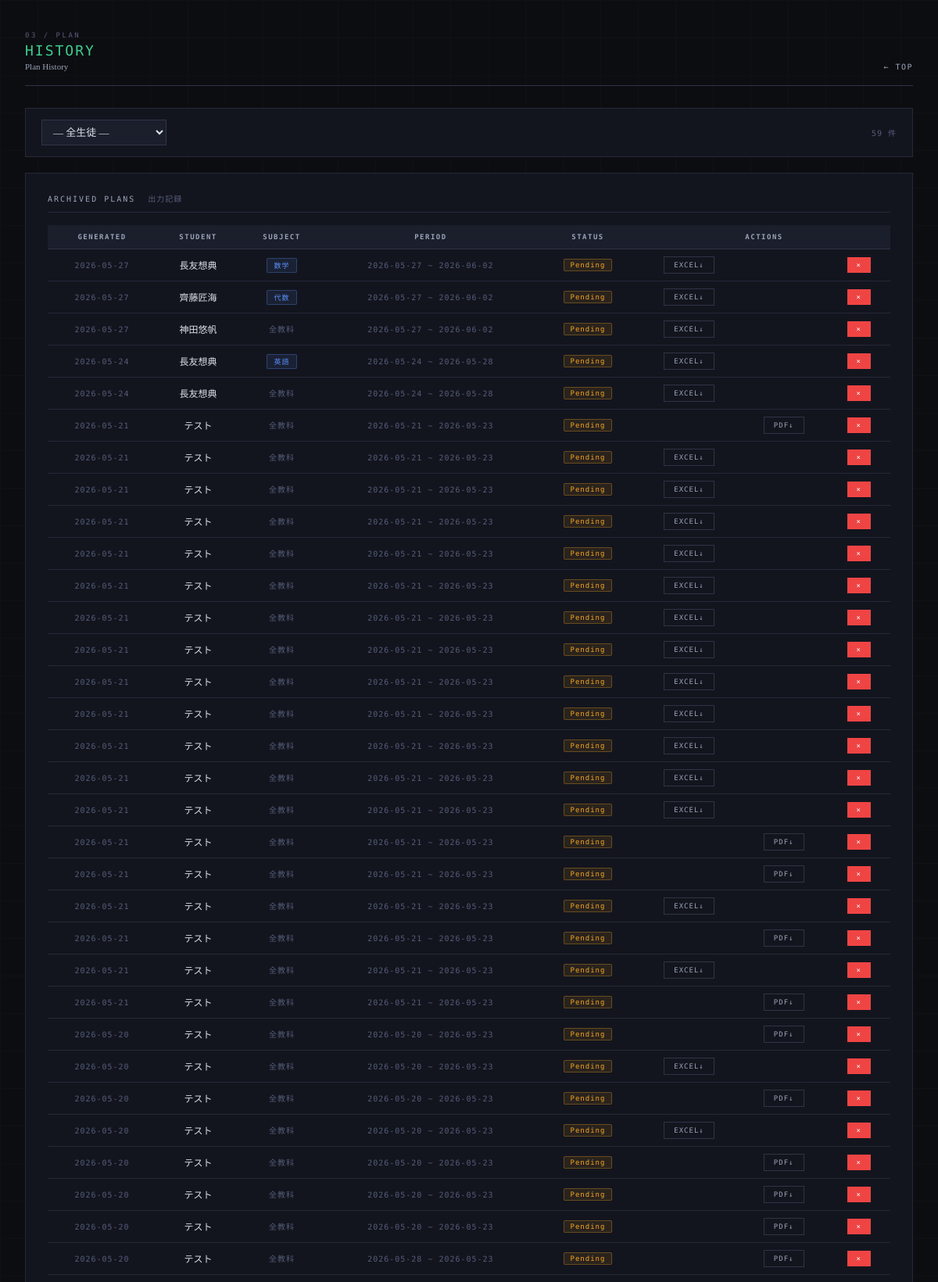
The app's page /history (upper part) with its own data.
### tables this page shows
CREATE TABLE plan_history (
        history_id INTEGER PRIMARY KEY AUTOINCREMENT,
        student_id TEXT NOT NULL,
        generated_date TEXT NOT NULL,
        start_date TEXT NOT NULL,
        end_date TEXT NOT NULL,
        excel_path TEXT NOT NULL, pdf_path TEXT DEFAULT '', subject TEXT DEFAULT '', confirmed INTEGER DEFAULT 0, plan_data TEXT DEFAULT '',
        FOREIGN KEY (student_id) REFERENCES students(student_id)
    );

CREATE TABLE students (
            student_id TEXT PRIMARY KEY,
            name TEXT NOT NULL,
            subjects TEXT NOT NULL
        , plan_mode TEXT DEFAULT 'all');

### app.py (the view)
@app.route("/history")
def history():
    student_id = request.args.get("student_id", "")
    conn = get_connection()
    c = conn.cursor()
    c.execute("SELECT * FROM students ORDER BY student_id")
    students = c.fetchall()
    conn.close()
    all_histories   = get_plan_histories(student_id)
    confirmed       = [h for h in all_histories if h["confirmed"] == 1]
    unconfirmed     = [h for h in all_histories if h["confirmed"] == 0]
    return render_template("history.html",
                           students=students,
                           confirmed=confirmed,
                           unconfirmed=unconfirmed,
                           selected_student=student_id)

### database.py (called while the page is built)
def get_connection():
    conn = sqlite3.connect(DB_PATH)
    conn.row_factory = sqlite3.Row
    return conn

def get_plan_histories(student_id=None, confirmed_only=False):
    conn = get_connection()
    c = conn.cursor()
    where = []
    params = []
    if student_id:
        where.append("ph.student_id=?")
        params.append(student_id)
    if confirmed_only:
        where.append("ph.confirmed=1")
    where_sql = ("WHERE " + " AND ".join(where)) if where else ""
    c.execute(f"""
        SELECT ph.*, s.name as student_name
        FROM plan_history ph
        JOIN students s ON ph.student_id = s.student_id
        {where_sql}
        ORDER BY ph.generated_date DESC, ph.history_id DESC
    """, params)
    rows = c.fetchall()
    conn.close()
    return rows

### templates/history.html (shortened to what this page needs)
<!DOCTYPE html>
<html lang="ja">
<head>
</head>
<body>
<div class="container">
  <div class="page-header fade-in">
    <div>
      <div class="page-label">03 / Plan</div>
      <div class="page-title">History</div>
      <div class="page-title-ja">Plan History</div>
    </div>
    <a class="page-header-back" href="/">TOP</a>
  </div>
  <div class="card fade-in" style="padding:14px 20px;">
    <form method="GET" style="display:flex;gap:12px;align-items:center;">
      <select name="student_id" onchange="this.form.submit()" style="width:160px;">
        <option value="">— 全生徒 —</option>
      </select>
      <span class="meta-text" style="margin-left:auto;">
        {{ unconfirmed|length + confirmed|length }} 件
      </span>
    </form>
  </div>
  <div class="card fade-in">
    <div class="card-title">Archived Plans
      <span class="meta-text" style="margin-left:8px;">出力記録</span>
    </div>
    {% if unconfirmed %}
    <table class="data-table">
      <thead>
        <tr>
          <th>Generated</th>
          <th>Student</th>
          <th>Subject</th>
          <th>Period</th>
          <th>Status</th>
          <th colspan="3">Actions</th>
        </tr>
      </thead>
      <tbody>
      {% for h in unconfirmed %}
      <tr>
        <td class="meta-text">{{ h.generated_date }}</td>
        <td style="font-family:'Noto Serif JP',serif;font-size:12px;">
          {{ h.student_name }}
        </td>
        <td>
          {% if h.subject %}
          <span class="badge badge-subject">{{ h.subject }}</span>
          {% else %}
          <span class="meta-text">全教科</span>
          {% endif %}
        </td>
        <td class="meta-text">{{ h.start_date }} ~ {{ h.end_date }}</td>
        <td>
          <span class="badge badge-pending">Pending</span>
        </td>
        <td>
          {% if h.excel_path %}
          <a href="/history/download/{{ h.history_id }}?type=excel"
             class="btn btn-ghost btn-sm">Excel↓</a>
          {% endif %}
        </td>
        <td>
          {% if h.pdf_path %}
          <a href="/history/download/{{ h.history_id }}?type=pdf"
             class="btn btn-ghost btn-sm">PDF↓</a>
          {% endif %}
        </td>
        <td>
          <button class="btn btn-danger btn-sm"
            onclick="confirmDelete({{ h.history_id }})">×</button>
        </td>
      </tr>
      {% endfor %}
      </tbody>
    </table>
    {% else %}
    <div class="empty-msg">No archived plans yet.</div>
    {% endif %}
  </div>
</div>
</body>
</html>

### templates/history.html (style rules this page uses)
:root { --bg:#0c0d11; --surface:#13151e; --surface2:#1b1e2b; --surface3:#222536; --border:#252838; --border-light:#2f3347; --text:#dde1ec; --text-muted:#9aa3b8; --text-dim:#555d7a; --blue:#5b8ff9; --green:#3ecf8e; --amber:#f5a623; --red:#ef4444; --blue-bg:rgba(91,143,249,0.10); --green-bg:rgba(62,207,142,0.10); --amber-bg:rgba(245,166,35,0.10); }
*, *::before, *::after { margin:0; padding:0; box-sizing:border-box; }
body { font-family:"Noto Serif JP",serif; background:var(--bg); color:var(--text); min-height:100vh; padding:40px 32px 80px; -webkit-font-smoothing:antialiased; }
body::after { content:""; position:fixed; inset:0; background-image:linear-gradient(var(--border) 1px,transparent 1px), linear-gradient(90deg,var(--border) 1px,transparent 1px); background-size:48px 48px; opacity:0.15; pointer-events:none; z-index:0; }
.container { max-width:1200px; margin:0 auto; position:relative; z-index:1; }
.page-header { display:flex; align-items:flex-end; justify-content:space-between; margin-bottom:28px; padding-bottom:18px; border-bottom:1px solid var(--border-light); }
.page-label { font-family:"DM Mono",monospace; font-size:9px; letter-spacing:2.5px; text-transform:uppercase; color:var(--text-dim); margin-bottom:4px; }
.page-title { font-family:"DM Mono",monospace; font-weight:500; font-size:18px; letter-spacing:2px; text-transform:uppercase; color:var(--green); }
.page-title-ja { font-family:"Noto Serif JP",serif; font-weight:300; font-size:11px; color:var(--text-muted); margin-top:4px; }
.page-header-back { font-family:"DM Mono",monospace; font-size:10px; color:var(--text-muted); letter-spacing:1.5px; text-decoration:none; transition:color 0.15s; }
.page-header-back::before { content:"← "; }
.card { background:var(--surface); border:1px solid var(--border); padding:24px 28px; margin-bottom:20px; }
.card-title { font-family:"DM Mono",monospace; font-size:10px; letter-spacing:2px; text-transform:uppercase; color:var(--text-muted); margin-bottom:16px; padding-bottom:10px; border-bottom:1px solid var(--border); }
.data-table { width:100%; border-collapse:collapse; font-size:12px; }
.data-table th { background:var(--surface2); color:var(--text-muted); font-family:"DM Mono",monospace; font-size:9px; letter-spacing:1.5px; text-transform:uppercase; padding:10px 12px; text-align:center; border-bottom:1px solid var(--border-light); white-space:nowrap; }
.data-table td { padding:9px 12px; border-bottom:1px solid var(--border); text-align:center; vertical-align:middle; }
.meta-text { font-family:"DM Mono",monospace; font-size:10px; color:var(--text-dim); letter-spacing:1px; }
.btn { font-family:"DM Mono",monospace; font-size:11px; letter-spacing:2px; text-transform:uppercase; padding:10px 24px; border:none; cursor:pointer; transition:all 0.15s; display:inline-flex; align-items:center; gap:8px; text-decoration:none; }
.btn-ghost { background:transparent; color:var(--text-muted); border:1px solid var(--border-light); }
.btn-danger { background:var(--red); color:white; }
.btn-sm { padding:5px 12px; font-size:9px; letter-spacing:1px; }
.badge { font-family:"DM Mono",monospace; font-size:9px; letter-spacing:1px; padding:2px 8px; display:inline-block; border-radius:2px; }
.badge-pending { background:var(--amber-bg); color:var(--amber); border:1px solid rgba(245,166,35,0.3); }
.badge-subject { background:var(--blue-bg); color:var(--blue); border:1px solid rgba(91,143,249,0.3); font-size:9px; }
select { padding:7px 10px; background:var(--surface2); border:1px solid var(--border-light); color:var(--text); font-family:"Noto Serif JP",serif; font-size:13px; outline:none; }
.fade-in { animation:fadeIn 0.3s ease both; }

### records on screen
plan_history: generated_date "2026-05-27", student_name "長友想典", subject "数学", start_date "2026-05-27", end_date "2026-06-02"
plan_history: generated_date "2026-05-27", student_name "齊藤匠海", subject "代数", start_date "2026-05-27", end_date "2026-06-02"
plan_history: generated_date "2026-05-27", student_name "神田悠帆", subject "全教科", start_date "2026-05-27", end_date "2026-06-02"
plan_history: generated_date "2026-05-24", student_name "長友想典", subject "英語", start_date "2026-05-24", end_date "2026-05-28"
plan_history: generated_date "2026-05-24", student_name "長友想典", subject "全教科", start_date "2026-05-24", end_date "2026-05-28"
plan_history: generated_date "2026-05-21", student_name "テスト", subject "全教科", start_date "2026-05-21", end_date "2026-05-23"
plan_history: generated_date "2026-05-21", student_name "テスト", subject "全教科", start_date "2026-05-21", end_date "2026-05-23"
plan_history: generated_date "2026-05-21", student_name "テスト", subject "全教科", start_date "2026-05-21", end_date "2026-05-23"
plan_history: generated_date "2026-05-21", student_name "テスト", subject "全教科", start_date "2026-05-21", end_date "2026-05-23"
plan_history: generated_date "2026-05-21", student_name "テスト", subject "全教科", start_date "2026-05-21", end_date "2026-05-23"
plan_history: generated_date "2026-05-21", student_name "テスト", subject "全教科", start_date "2026-05-21", end_date "2026-05-23"
plan_history: generated_date "2026-05-21", student_name "テスト", subject "全教科", start_date "2026-05-21", end_date "2026-05-23"
plan_history: generated_date "2026-05-21", student_name "テスト", subject "全教科", start_date "2026-05-21", end_date "2026-05-23"
plan_history: generated_date "2026-05-21", student_name "テスト", subject "全教科", start_date "2026-05-21", end_date "2026-05-23"
plan_history: generated_date "2026-05-21", student_name "テスト", subject "全教科", start_date "2026-05-21", end_date "2026-05-23"
plan_history: generated_date "2026-05-21", student_name "テスト", subject "全教科", start_date "2026-05-21", end_date "2026-05-23"
plan_history: generated_date "2026-05-21", student_name "テスト", subject "全教科", start_date "2026-05-21", end_date "2026-05-23"
plan_history: generated_date "2026-05-21", student_name "テスト", subject "全教科", start_date "2026-05-21", end_date "2026-05-23"
plan_history: generated_date "2026-05-21", student_name "テスト", subject "全教科", start_date "2026-05-21", end_date "2026-05-23"
plan_history: generated_date "2026-05-21", student_name "テスト", subject "全教科", start_date "2026-05-21", end_date "2026-05-23"
plan_history: generated_date "2026-05-21", student_name "テスト", subject "全教科", start_date "2026-05-21", end_date "2026-05-23"
plan_history: generated_date "2026-05-21", student_name "テスト", subject "全教科", start_date "2026-05-21", end_date "2026-05-23"
plan_history: generated_date "2026-05-21", student_name "テスト", subject "全教科", start_date "2026-05-21", end_date "2026-05-23"
plan_history: generated_date "2026-05-21", student_name "テスト", subject "全教科", start_date "2026-05-21", end_date "2026-05-23"
plan_history: generated_date "2026-05-20", student_name "テスト", subject "全教科", start_date "2026-05-20", end_date "2026-05-23"
plan_history: generated_date "2026-05-20", student_name "テスト", subject "全教科", start_date "2026-05-20", end_date "2026-05-23"
plan_history: generated_date "2026-05-20", student_name "テスト", subject "全教科", start_date "2026-05-20", end_date "2026-05-23"
plan_history: generated_date "2026-05-20", student_name "テスト", subject "全教科", start_date "2026-05-20", end_date "2026-05-23"
plan_history: generated_date "2026-05-20", student_name "テスト", subject "全教科", start_date "2026-05-20", end_date "2026-05-23"
plan_history: generated_date "2026-05-20", student_name "テスト", subject "全教科", start_date "2026-05-20", end_date "2026-05-23"
plan_history: generated_date "2026-05-20", student_name "テスト", subject "全教科", start_date "2026-05-20", end_date "2026-05-23"
plan_history: generated_date "2026-05-20", student_name "テスト", subject "全教科", start_date "2026-05-28", end_date "2026-05-23"

### other values on screen
{{ unconfirmed|length + confirmed|length }} "59"
